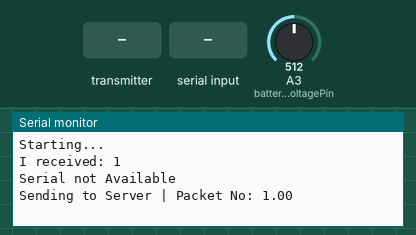
A sketch run on a simulated Arduino Uno, built with avr-gcc and run on an emulated ATmega328P. On the bench: the last lines printed to the serial monitor. The test bench sets the inputs (shaded band); at power-on: A3 (batteryVoltagePin) = 512. No radio packets arrive unless stated.

Above: at 1.2 s.
1.3 s: the transmitter starts sending soilMoisture = 0
At 1.7 s:
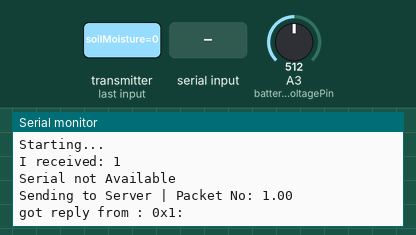
13.0 s: "1" received over the second serial link
At 21.62 s:
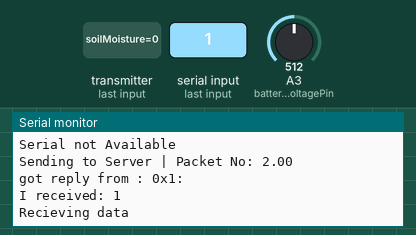

The sketch:

Slave_Node_V2.ino
```cpp
#include <SoftwareSerial.h>
#include <RHReliableDatagram.h>               //Used for LoRa module
#include <RH_RF95.h>                          //Used for Lora module
#include <SPI.h>

#define CLIENT_ADDRESS 4
#define SERVER_ADDRESS 2


#define Reset 8
#define RX 6
#define TX 7
SoftwareSerial SoftSerial(RX, TX);                 //Readind data from A3 pin of Board

struct Sensor_data{
  float soilMoisture = 0.0;
  float soilTemperature = 0.0;
};

struct nodeData{
  long nodeNumber = 0.0;
  float batteryVoltage = 0.0;
  float soilMoisture = 0.0;
  float soilTemperature = 0.0;
  float airTemperature = 0.0;
  float airMoisture = 0.0;
};


int batteryVoltagePin = A3;
byte buff[sizeof(Sensor_data)];
int Read;
byte buf[RH_RF95_MAX_MESSAGE_LEN];
double packetNo = 0;
int availableBytes;
int value = -1;

Sensor_data data;
nodeData dataFromSensor;

RH_RF95 driver;
RHReliableDatagram manager(driver, CLIENT_ADDRESS);

void gatherDataFromSensors(){
    value = 1;

    // say what you got:
    Serial.print("I received: ");
    Serial.println(value, DEC);

    SoftSerial.write(value);

      delay(100);

      if(SoftSerial.available()>0){
         Serial.println("Recieving data");
        //availableBytes = SoftSerial.available();
        for(int n = 0 ; n < sizeof(buff); n++){
        buff[n] = SoftSerial.read();
        }
        //SoftSerial.readBytes(buf,8);

        memcpy(&data , buff ,  sizeof(buff));
        Serial.println(data.soilMoisture);
        Serial.println(data.soilTemperature);

      }
      else{Serial.println("Serial not Available");}


    dataFromSensor.soilTemperature = data.soilTemperature;
    dataFromSensor.soilMoisture = data.soilMoisture;
    dataFromSensor.batteryVoltage = analogRead(batteryVoltagePin)/(0.12821);   //Voltage Divider between 1k and 6.8 k
    dataFromSensor.nodeNumber = CLIENT_ADDRESS -1 ;
    dataFromSensor.airMoisture = 0.0;
    dataFromSensor.airTemperature = 0.0;


}

void setup() {
  // put your setup code here, to run once:
  SoftSerial.begin(9600);
  Serial.begin(9600);
  Serial.println("Starting...");
  while (!Serial) ;
  if (!manager.init())
    Serial.println("init failed");
  pinMode(Reset,OUTPUT);

}

void loop() {
  // put your main code here, to run repeatedly:

  gatherDataFromSensors();

  memcpy(buf, &dataFromSensor, sizeof(dataFromSensor));

  packetNo++;

  Serial.print("Sending to Server | Packet No: ");
  Serial.println(packetNo);

  if (manager.sendtoWait(buf, sizeof(buf), SERVER_ADDRESS))
  {
    // Now wait for a reply from the server
    uint8_t len = sizeof(buf);
    uint8_t from;
    if (manager.recvfromAckTimeout(buf, &len, 2000, &from))
    {
      Serial.print("got reply from : 0x");
      Serial.print(from, HEX);
      Serial.print(": ");
      Serial.println((char*)buf);
    }
    else
    {
      Serial.println("No reply, is the server running?");
    }
  }
  else
    Serial.println("sendtoWait failed");


  delay(10000);

}
```

Measured:
- after the input at 1.3 s, the serial monitor: prints a new line at once (image 1)
- after the input at 13.0 s, the serial monitor: prints a new line after 8.6 s (image 2)
